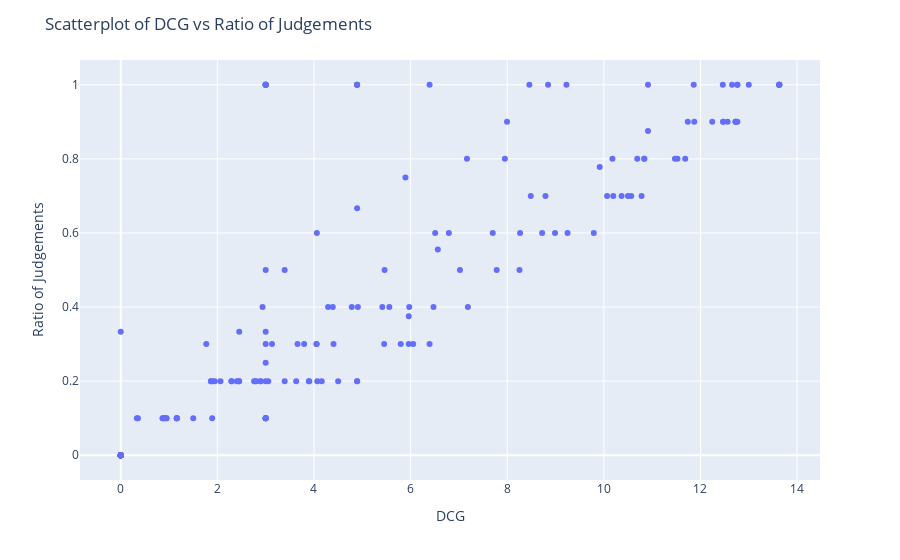

The notebook cell saved with this chart:
### Code cell
pio.renderers.default = 'plotly_mimetype'
fig = px.scatter(df_pivot, 
                 x='dcg', y='ratio_of_ratings', 
                 hover_data={'query': True},  # Show query on hover
                 labels={'dcg': 'DCG', 'ratio_of_ratings': 'Ratio of Judgements'})

# Customize the layout
fig.update_layout(title="Scatterplot of DCG vs Ratio of Judgements",
                  xaxis_title="DCG",
                  yaxis_title="Ratio of Judgements",
                  hovermode="closest")

# Show the plot
fig.show()

### Figure 1 — Plotly figure (JSON) as saved in the notebook; plotly's stock layout.template omitted (floating-point values rounded to 4 significant figures; data arrays with more than 128 entries replaced by an {"elided": "..."} marker saying what was removed)
{"data": [{"customdata": {"elided": "220x1 str values"}, "hovertemplate": "DCG=%{x}<br>Ratio of Judgements=%{y}<br>query=%{customdata[0]}<extra></extra>", "legendgroup": "", "marker": {"color": "#636efa", "symbol": "circle"}, "mode": "markers", "name": "", "orientation": "v", "showlegend": false, "type": "scatter", "x": {"elided": "220 float values"}, "xaxis": "x", "y": {"elided": "220 float values"}, "yaxis": "y"}], "layout": {"autosize": true, "hovermode": "closest", "legend": {"tracegroupgap": 0}, "margin": {"t": 60}, "title": {"text": "Scatterplot of DCG vs Ratio of Judgements"}, "xaxis": {"anchor": "y", "autorange": true, "domain": [0, 1], "range": [-0.8248, 14.46], "title": {"text": "DCG"}, "type": "linear"}, "yaxis": {"anchor": "x", "autorange": true, "domain": [0, 1], "range": [-0.07743, 1.077], "title": {"text": "Ratio of Judgements"}, "type": "linear"}}}
